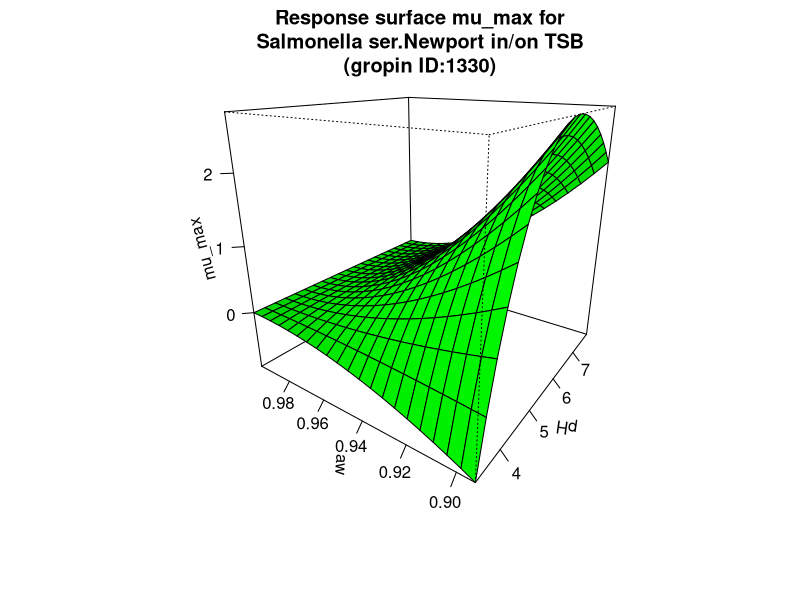

Recreate this plot in R.
#############################
# start of Parameter script
#############################
pH <- seq(3.2967032967033,7.8078,length.out=21)
aw <- seq(0.893106893106893,0.997997,length.out=21)
#############################
# end of Parameter script
#############################
############################# 
# start of Model script Gropin ID 1330 
#############################
 
# constant coefficients for this model
 
variables <- data.frame(pH,aw)
argumentsPar <- expand.grid(variables)
 
# heart of the model
response_surface <- function(pH,aw) {
   mumax <-2.139*((pH-9.71)*(pH-3.58)/((6.02-3.58)*(pH-6.02)-(6.02-9.71)*(3.58-pH)))*((aw-1)*((aw-1)^2)/((0.994-0.894)*((0.994-0.894)*(aw-0.994)-(0.994-1)*(0.994+0.894-2*aw))))

return(mumax=mumax)
} 

# output parameters
mumax <- cbind(argumentsPar,response_surface(argumentsPar['pH'],argumentsPar['aw']))
colnames(mumax) <- c(colnames(argumentsPar),'mumax')
#############################
# End of Model script
#############################
############################# 
# start of Visualisation script Gropin ID 1330 
#############################
persp(pH,aw,matrix(unlist(mumax$mumax),nrow=21),col = 'green',xlab='pH',ylab='aw',zlab='mu_max',main='Response surface mu_max for
Salmonella ser.Newport in/on TSB
(gropin ID:1330)',theta=305,phi=20,shade=0.25,ticktype = 'detailed')
#############################
# End of Visualisation script
#############################
